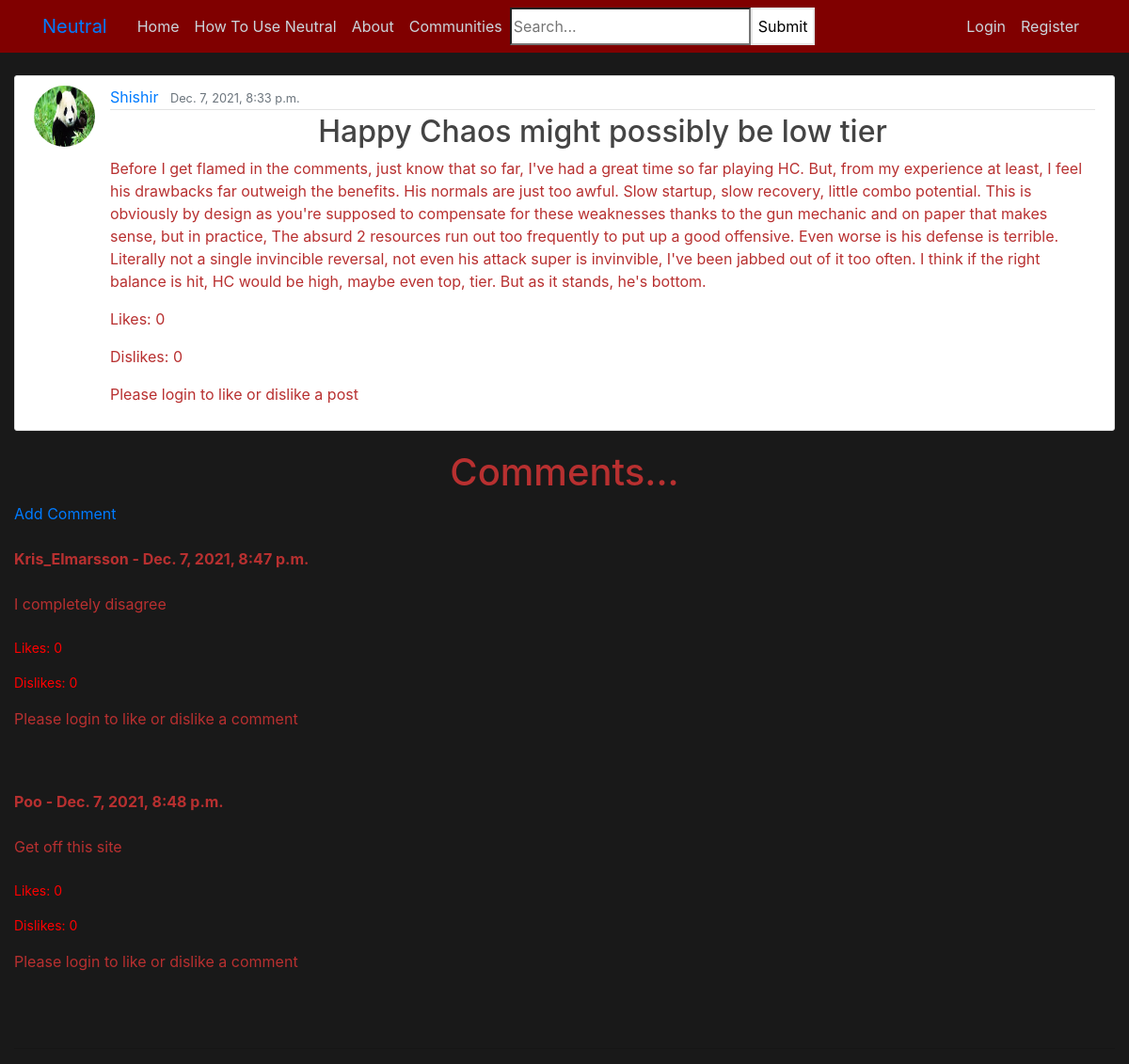
Page /post/108/ on the committed database.
### blog/models.py (models this page shows, shortened)
class Post(models.Model):
	title = models.CharField(max_length=200)
	content = models.TextField()
	date_posted = models.DateTimeField(default= timezone.now)
	author = models.ForeignKey(User, on_delete=models.CASCADE)
	community = models.CharField(max_length=20 ,choices=COMMUNITY_CHOICES, default='All')
	dislikes = models.ManyToManyField(User, related_name = 'post_dislikes')
	likes = models.ManyToManyField(User, related_name = 'post_likes')
	image = models.ImageField(null=True, blank=True, upload_to = "post-images/")

class Comment(models.Model):
	post = models.ForeignKey(Post, related_name = "comments", on_delete=models.CASCADE)
	name = models.ForeignKey(User, related_name = "post_comments",max_length=255, on_delete=models.CASCADE)
	body = models.TextField()
	dislikes = models.ManyToManyField(User, related_name = 'comment_dislikes')
	likes = models.ManyToManyField(User, related_name = 'comment_likes')
	date_added = models.DateTimeField(auto_now_add=True)

### users/models.py (models this page shows, shortened)
class Profile(models.Model):
	user = models.OneToOneField(User, on_delete=models.CASCADE)
	image = models.ImageField(default='default.jpg', upload_to = 'profile_pics')

### blog/views.py (the view)
# urls.py: path('post/<int:pk>/', PostDetailView.as_view() , name='post-detail'), #pk is the primary key of the post
class PostDetailView(DetailView):
	model = Post

### blog/templates/blog/post_detail.html (shortened to what this page needs)
{% extends "blog/base.html" %}
{% block content %}
		<article class="media content-section">
		  <img class = "rounded-circle article-img" src = "{{object.author.profile.image.url}}">
		  <div class="media-body">
		    <div class="article-metadata">
		      <a class="mr-2" href="{% url 'user-posts' object.author.username %}">{{ object.author }}</a>
		      <small class="text-muted">{{ object.date_posted }}</small>
		    </div>
		    <h2 class="article-title"> {{ object.title }}</h2>
		    <p class="article-content">{{ object.content }}</p>
			<p class="article-content">Likes: {{ object.likes.count }}</p>
			<p class="article-content">Dislikes: {{ object.dislikes.count }}</p>
			<div>
			{%if user.is_authenticated%}
                {% if user in object.likes.all %}
                <a class = "btn btn-secondary btn-sm mt-1 mb-1"href="{% url 'post-unlike' object.id%}" name="post_id_unlike">Unlike</a>
                {% elif user in object.dislikes.all%}
                <a class = "btn btn-secondary btn-sm mt-1 mb-1"href="{% url 'post-undislike' object.id%}" name="post_id_undislike">Remove Dislike</a>
                {% else %}
                <a class = "btn btn-secondary btn-sm mt-1 mb-1"href="{% url 'post-like' object.id%}" name="post_id_like">Like</a>
                <a class = "btn btn-secondary btn-sm mt-1 mb-1"href="{% url 'post-dislike' object.id%}" name="post_id_dislike">Dislike</a>
                {% endif %}
			{% else %}
			<p>Please login to like or dislike a post</p>
			{%endif%}
              </div>
		  </div>
		</article>
		<h1>Comments...</h1>
		{% if not post.comments.all %}
		  	No Comments Yet... <a href="{% url 'add-comment' post.pk%}"> Add One</a>
		{% else %}
		<a href="{% url 'add-comment' post.pk%}">Add Comment</a>
		<br>
		<br>
		  {%for comment in post.comments.all%}
		  	<strong>
		  		{{comment.name}} -
				{{comment.date_added}}
			</strong>
			<br>
			<br>
			{{ comment.body }}
			<br>
			<br>
			<p style = "color:red;font-size: 14px;">Likes: {{ comment.likes.count }}</p>
			<p style = "color:red;font-size: 14px;">Dislikes: {{ comment.dislikes.count }}</p>
			<div>
			{%if user.is_authenticated%}
                {% if user in comment.likes.all %}
                <a class = "btn btn-secondary btn-sm mt-1 mb-1"href="{% url 'comment-unlike' comment.id%}" name="post_id_unlike">Unlike</a>
                {% elif user in comment.dislikes.all%}
                <a class = "btn btn-secondary btn-sm mt-1 mb-1"href="{% url 'comment-undislike' comment.id%}" name="post_id_undislike">Remove Dislike</a>
                {% else %}
                <a class = "btn btn-secondary btn-sm mt-1 mb-1"href="{% url 'comment-like' comment.id%}" name="post_id_like">Like</a>
                <a class = "btn btn-secondary btn-sm mt-1 mb-1"href="{% url 'comment-dislike' comment.id%}" name="post_id_dislike">Dislike</a>
                {% endif %}
			{% else %}
			<p>Please login to like or dislike a comment</p>
			{%endif%}
              </div>
			<br>
			<br>
		  {% endfor %}
		{%endif%}
		<hr>
{% endblock content %}

### blog/static/blog/main.css (style rules this page uses)
body { background: rgba(0, 0, 0, 0.9); color: rgb(184, 48, 48); margin-top: 5rem; }
h1, h2, h3, h4, h5, h6 { text-align: center; color: rgb(184, 48, 48); }
.content-section { background: #ffffff; padding: 10px 20px; border: 1px solid #dddddd; border-radius: 3px; margin-bottom: 20px; }
.article-title { color: #444444; }
.article-content { white-space: pre-line; }
.article-img { height: 65px; width: 65px; margin-right: 16px; }
.article-metadata { padding-bottom: 1px; margin-bottom: 4px; border-bottom: 1px solid #e3e3e3 }
img { padding: 0; display: block; margin: 0 auto auto 0; height: 200px; width: 200px; max-height: 200px; max-width: 200px; }

### rows in the picture
Post: author.profile.image (picture), author "Shishir", date_posted "Dec. 7, 2021, 8:33 p.m.", title "Happy Chaos might possibly be low tier", content "Before I get flamed in the comments, just know that so far, I've had a great time so far playing HC. But, from my experience at least, I feel his drawbacks far outweigh the benefits. His normals are just too awful. Slow startup, slow recovery, little combo potential. This is obviously by design as you're supposed to compensate for these weaknesses thanks to the gun mechanic and on paper that makes sense, but in practice, The absurd 2 resources run out too frequently to put up a good offensive. Even worse is his defense is terrible. Literally not a single invincible reversal, not even his attack super is invinvible, I've been jabbed out of it too often. I think if the right balance is hit,…", likes.count "0", dislikes.count "0"
Comment: name "Kris_Elmarsson", date_added "Dec. 7, 2021, 8:47 p.m.", body "I completely disagree", likes.count "0", dislikes.count "0"
Comment: name "Poo", date_added "Dec. 7, 2021, 8:48 p.m.", body "Get off this site", likes.count "0", dislikes.count "0"
